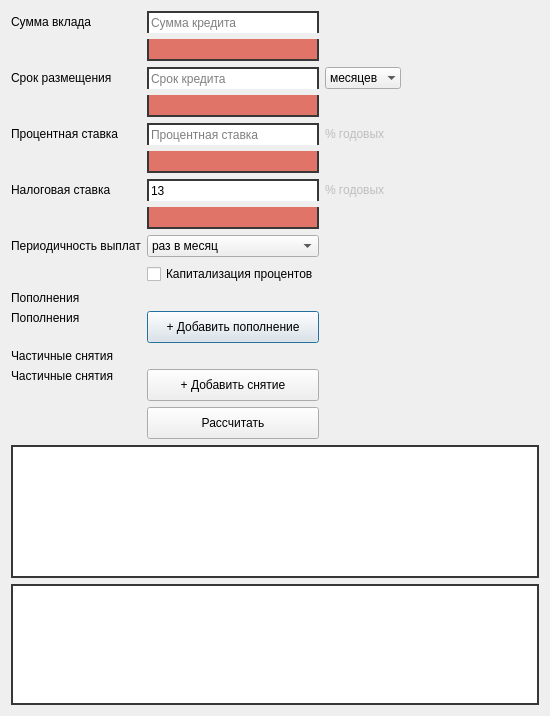
<?xml version="1.0" encoding="UTF-8"?>
<ui version="4.0">
 <class>DepositView</class>
 <widget class="QDialog" name="DepositView">
  <property name="enabled">
   <bool>true</bool>
  </property>
  <property name="geometry">
   <rect>
    <x>0</x>
    <y>0</y>
    <width>550</width>
    <height>716</height>
   </rect>
  </property>
  <property name="minimumSize">
   <size>
    <width>550</width>
    <height>400</height>
   </size>
  </property>
  <property name="windowTitle">
   <string>Dialog</string>
  </property>
  <layout class="QGridLayout" name="gridLayoutView" rowstretch="0,0,0,0,0,0,0,0,0,0,0,0,0,0,0,0,0,0">
   <item row="2" column="1">
    <widget class="QLineEdit" name="line_a">
     <property name="enabled">
      <bool>false</bool>
     </property>
     <property name="minimumSize">
      <size>
       <width>0</width>
       <height>22</height>
      </size>
     </property>
     <property name="styleSheet">
      <string notr="true">QLineEdit {
	font: 13pt &quot;Times New Roman&quot;;
	color: rgb(255, 255, 255);
    background-color: rgb(225, 116, 104);
    border: 2px solid rgb(55, 55, 55);
	border-top: 0px solid rgb(55, 55, 55);
}</string>
     </property>
     <property name="frame">
      <bool>false</bool>
     </property>
    </widget>
   </item>
   <item row="12" column="1">
    <widget class="QPushButton" name="add">
     <property name="minimumSize">
      <size>
       <width>0</width>
       <height>32</height>
      </size>
     </property>
     <property name="text">
      <string>+ Добавить пополнение</string>
     </property>
    </widget>
   </item>
   <item row="15" column="1">
    <widget class="QPushButton" name="calc">
     <property name="minimumSize">
      <size>
       <width>0</width>
       <height>32</height>
      </size>
     </property>
     <property name="text">
      <string>Рассчитать</string>
     </property>
    </widget>
   </item>
   <item row="9" column="0">
    <widget class="QLabel" name="label_freq">
     <property name="minimumSize">
      <size>
       <width>0</width>
       <height>22</height>
      </size>
     </property>
     <property name="text">
      <string>Периодичность выплат</string>
     </property>
    </widget>
   </item>
   <item row="9" column="1">
    <widget class="QComboBox" name="box_freq">
     <property name="minimumSize">
      <size>
       <width>0</width>
       <height>22</height>
      </size>
     </property>
     <property name="maximumSize">
      <size>
       <width>16777215</width>
       <height>22</height>
      </size>
     </property>
     <property name="currentIndex">
      <number>2</number>
     </property>
     <item>
      <property name="text">
       <string>каждый день</string>
      </property>
     </item>
     <item>
      <property name="text">
       <string>каждую неделю</string>
      </property>
     </item>
     <item>
      <property name="text">
       <string>раз в месяц</string>
      </property>
     </item>
     <item>
      <property name="text">
       <string>раз в квартал</string>
      </property>
     </item>
     <item>
      <property name="text">
       <string>раз в полгода</string>
      </property>
     </item>
     <item>
      <property name="text">
       <string>раз в год</string>
      </property>
     </item>
     <item>
      <property name="text">
       <string>в конце срока</string>
      </property>
     </item>
    </widget>
   </item>
   <item row="7" column="2">
    <widget class="QLabel" name="label_tax_p">
     <property name="enabled">
      <bool>false</bool>
     </property>
     <property name="minimumSize">
      <size>
       <width>0</width>
       <height>22</height>
      </size>
     </property>
     <property name="text">
      <string>% годовых</string>
     </property>
    </widget>
   </item>
   <item row="4" column="1">
    <widget class="QLineEdit" name="line_te">
     <property name="enabled">
      <bool>false</bool>
     </property>
     <property name="minimumSize">
      <size>
       <width>0</width>
       <height>22</height>
      </size>
     </property>
     <property name="styleSheet">
      <string notr="true">QLineEdit {
	font: 13pt &quot;Times New Roman&quot;;
	color: rgb(255, 255, 255);
	background-color: rgb(225, 116, 104);
	border: 2px solid rgb(55, 55, 55);
	border-top: 0px solid rgb(55, 55, 55);
}</string>
     </property>
    </widget>
   </item>
   <item row="6" column="1">
    <widget class="QLineEdit" name="line_r">
     <property name="enabled">
      <bool>false</bool>
     </property>
     <property name="minimumSize">
      <size>
       <width>0</width>
       <height>22</height>
      </size>
     </property>
     <property name="styleSheet">
      <string notr="true">QLineEdit {
	font: 13pt &quot;Times New Roman&quot;;
	color: rgb(255, 255, 255);
    background-color: rgb(225, 116, 104);
    border: 2px solid rgb(55, 55, 55);
	border-top: 0px solid rgb(55, 55, 55);
}</string>
     </property>
    </widget>
   </item>
   <item row="10" column="1">
    <widget class="QCheckBox" name="box_cap">
     <property name="minimumSize">
      <size>
       <width>0</width>
       <height>22</height>
      </size>
     </property>
     <property name="text">
      <string>Капитализация процентов</string>
     </property>
    </widget>
   </item>
   <item row="3" column="0">
    <widget class="QLabel" name="label_term">
     <property name="minimumSize">
      <size>
       <width>0</width>
       <height>22</height>
      </size>
     </property>
     <property name="text">
      <string>Срок размещения</string>
     </property>
    </widget>
   </item>
   <item row="7" column="0">
    <widget class="QLabel" name="label_tax">
     <property name="minimumSize">
      <size>
       <width>0</width>
       <height>22</height>
      </size>
     </property>
     <property name="text">
      <string>Налоговая ставка</string>
     </property>
    </widget>
   </item>
   <item row="3" column="1">
    <widget class="QLineEdit" name="line_term">
     <property name="minimumSize">
      <size>
       <width>0</width>
       <height>22</height>
      </size>
     </property>
     <property name="styleSheet">
      <string notr="true">QLineEdit {
	font: 13pt &quot;Times New Roman&quot;;
	color: rgb(0, 0, 0);
	background-color: rgb(255, 255, 255);
	border: 2px solid rgb(55, 55, 55);
	border-bottom: 0px solid rgb(55, 55, 55);
}</string>
     </property>
     <property name="text">
      <string/>
     </property>
     <property name="placeholderText">
      <string>Срок кредита</string>
     </property>
    </widget>
   </item>
   <item row="3" column="3">
    <spacer name="horizontalSpacer">
     <property name="orientation">
      <enum>Qt::Horizontal</enum>
     </property>
     <property name="sizeHint" stdset="0">
      <size>
       <width>20</width>
       <height>20</height>
      </size>
     </property>
    </spacer>
   </item>
   <item row="17" column="0" colspan="4">
    <widget class="QTableWidget" name="table_tax">
     <property name="maximumSize">
      <size>
       <width>16777215</width>
       <height>180</height>
      </size>
     </property>
     <property name="styleSheet">
      <string notr="true">QTableWidget  {
	font: 13pt &quot;Times New Roman&quot;;
	color: rgb(60, 59, 60);
    background-color: rgb(255, 255, 255);
    border: 2px solid rgb(55, 55, 55);
}</string>
     </property>
    </widget>
   </item>
   <item row="5" column="0">
    <widget class="QLabel" name="label_rate">
     <property name="minimumSize">
      <size>
       <width>0</width>
       <height>22</height>
      </size>
     </property>
     <property name="text">
      <string>Процентная ставка</string>
     </property>
    </widget>
   </item>
   <item row="16" column="0" colspan="4">
    <widget class="QTableWidget" name="table_pay">
     <property name="styleSheet">
      <string notr="true">QTableWidget  {
	font: 13pt &quot;Times New Roman&quot;;
	color: rgb(60, 59, 60);
    background-color: rgb(255, 255, 255);
    border: 2px solid rgb(55, 55, 55);
}</string>
     </property>
    </widget>
   </item>
   <item row="8" column="1">
    <widget class="QLineEdit" name="line_ta">
     <property name="enabled">
      <bool>false</bool>
     </property>
     <property name="minimumSize">
      <size>
       <width>0</width>
       <height>22</height>
      </size>
     </property>
     <property name="styleSheet">
      <string notr="true">QLineEdit {
	font: 13pt &quot;Times New Roman&quot;;
	color: rgb(255, 255, 255);
    background-color: rgb(225, 116, 104);
    border: 2px solid rgb(55, 55, 55);
	border-top: 0px solid rgb(55, 55, 55);
}</string>
     </property>
    </widget>
   </item>
   <item row="1" column="1">
    <widget class="QLineEdit" name="line_amount">
     <property name="minimumSize">
      <size>
       <width>0</width>
       <height>22</height>
      </size>
     </property>
     <property name="styleSheet">
      <string notr="true">QLineEdit {
	font: 13pt &quot;Times New Roman&quot;;
	color: rgb(0, 0, 0);
    background-color: rgb(255, 255, 255);
    border: 2px solid rgb(55, 55, 55);
	border-bottom: 0px solid rgb(55, 55, 55);
}</string>
     </property>
     <property name="text">
      <string/>
     </property>
     <property name="frame">
      <bool>false</bool>
     </property>
     <property name="placeholderText">
      <string>Сумма кредита</string>
     </property>
    </widget>
   </item>
   <item row="5" column="1">
    <widget class="QLineEdit" name="line_rate">
     <property name="minimumSize">
      <size>
       <width>0</width>
       <height>22</height>
      </size>
     </property>
     <property name="styleSheet">
      <string notr="true">QLineEdit {
	font: 13pt &quot;Times New Roman&quot;;
	color: rgb(0, 0, 0);
    background-color: rgb(255, 255, 255);
    border: 2px solid rgb(55, 55, 55);
	border-bottom: 0px solid rgb(55, 55, 55);
}</string>
     </property>
     <property name="text">
      <string/>
     </property>
     <property name="placeholderText">
      <string>Процентная ставка</string>
     </property>
    </widget>
   </item>
   <item row="1" column="0">
    <widget class="QLabel" name="label_amount">
     <property name="minimumSize">
      <size>
       <width>0</width>
       <height>22</height>
      </size>
     </property>
     <property name="text">
      <string>Сумма вклада</string>
     </property>
    </widget>
   </item>
   <item row="3" column="2">
    <widget class="QComboBox" name="box_term">
     <property name="enabled">
      <bool>true</bool>
     </property>
     <property name="sizePolicy">
      <sizepolicy hsizetype="Preferred" vsizetype="Fixed">
       <horstretch>0</horstretch>
       <verstretch>0</verstretch>
      </sizepolicy>
     </property>
     <property name="minimumSize">
      <size>
       <width>20</width>
       <height>22</height>
      </size>
     </property>
     <property name="maximumSize">
      <size>
       <width>16777215</width>
       <height>22</height>
      </size>
     </property>
     <property name="currentIndex">
      <number>1</number>
     </property>
     <property name="frame">
      <bool>false</bool>
     </property>
     <item>
      <property name="text">
       <string>дней</string>
      </property>
     </item>
     <item>
      <property name="text">
       <string>месяцев</string>
      </property>
     </item>
     <item>
      <property name="text">
       <string>лет</string>
      </property>
     </item>
    </widget>
   </item>
   <item row="13" column="1" colspan="3">
    <widget class="QScrollArea" name="scroll_drawal">
     <property name="sizePolicy">
      <sizepolicy hsizetype="Expanding" vsizetype="Expanding">
       <horstretch>0</horstretch>
       <verstretch>0</verstretch>
      </sizepolicy>
     </property>
     <property name="minimumSize">
      <size>
       <width>0</width>
       <height>0</height>
      </size>
     </property>
     <property name="maximumSize">
      <size>
       <width>16777215</width>
       <height>0</height>
      </size>
     </property>
     <property name="frameShape">
      <enum>QFrame::NoFrame</enum>
     </property>
     <property name="widgetResizable">
      <bool>true</bool>
     </property>
     <property name="alignment">
      <set>Qt::AlignLeading|Qt::AlignLeft|Qt::AlignTop</set>
     </property>
     <widget class="QWidget" name="sawc_drawal">
      <property name="geometry">
       <rect>
        <x>0</x>
        <y>0</y>
        <width>365</width>
        <height>0</height>
       </rect>
      </property>
      <property name="maximumSize">
       <size>
        <width>16777215</width>
        <height>0</height>
       </size>
      </property>
     </widget>
    </widget>
   </item>
   <item row="14" column="1">
    <widget class="QPushButton" name="drawal">
     <property name="minimumSize">
      <size>
       <width>0</width>
       <height>32</height>
      </size>
     </property>
     <property name="text">
      <string>+ Добавить снятие</string>
     </property>
    </widget>
   </item>
   <item row="5" column="2">
    <widget class="QLabel" name="label_rate_p">
     <property name="enabled">
      <bool>false</bool>
     </property>
     <property name="minimumSize">
      <size>
       <width>0</width>
       <height>22</height>
      </size>
     </property>
     <property name="text">
      <string>% годовых</string>
     </property>
    </widget>
   </item>
   <item row="7" column="1">
    <widget class="QLineEdit" name="line_tax">
     <property name="minimumSize">
      <size>
       <width>0</width>
       <height>22</height>
      </size>
     </property>
     <property name="styleSheet">
      <string notr="true">QLineEdit {
	font: 13pt &quot;Times New Roman&quot;;
	color: rgb(0, 0, 0);
    background-color: rgb(255, 255, 255);
    border: 2px solid rgb(55, 55, 55);
	border-bottom: 0px solid rgb(55, 55, 55);
}</string>
     </property>
     <property name="text">
      <string>13</string>
     </property>
     <property name="placeholderText">
      <string>Налоговая ставка</string>
     </property>
    </widget>
   </item>
   <item row="11" column="1" colspan="3">
    <widget class="QScrollArea" name="scroll_add">
     <property name="sizePolicy">
      <sizepolicy hsizetype="Expanding" vsizetype="Expanding">
       <horstretch>0</horstretch>
       <verstretch>0</verstretch>
      </sizepolicy>
     </property>
     <property name="minimumSize">
      <size>
       <width>0</width>
       <height>0</height>
      </size>
     </property>
     <property name="maximumSize">
      <size>
       <width>16777215</width>
       <height>0</height>
      </size>
     </property>
     <property name="frameShape">
      <enum>QFrame::NoFrame</enum>
     </property>
     <property name="frameShadow">
      <enum>QFrame::Sunken</enum>
     </property>
     <property name="widgetResizable">
      <bool>true</bool>
     </property>
     <property name="alignment">
      <set>Qt::AlignLeading|Qt::AlignLeft|Qt::AlignTop</set>
     </property>
     <widget class="QWidget" name="sawc_add">
      <property name="geometry">
       <rect>
        <x>0</x>
        <y>0</y>
        <width>365</width>
        <height>0</height>
       </rect>
      </property>
      <property name="sizePolicy">
       <sizepolicy hsizetype="Preferred" vsizetype="Preferred">
        <horstretch>0</horstretch>
        <verstretch>0</verstretch>
       </sizepolicy>
      </property>
      <property name="minimumSize">
       <size>
        <width>0</width>
        <height>0</height>
       </size>
      </property>
      <property name="maximumSize">
       <size>
        <width>16777215</width>
        <height>0</height>
       </size>
      </property>
     </widget>
    </widget>
   </item>
   <item row="12" column="0">
    <widget class="QLabel" name="label_1">
     <property name="minimumSize">
      <size>
       <width>0</width>
       <height>22</height>
      </size>
     </property>
     <property name="text">
      <string>Пополнения</string>
     </property>
     <property name="alignment">
      <set>Qt::AlignLeading|Qt::AlignLeft|Qt::AlignTop</set>
     </property>
    </widget>
   </item>
   <item row="14" column="0">
    <widget class="QLabel" name="label_2">
     <property name="sizePolicy">
      <sizepolicy hsizetype="Preferred" vsizetype="Preferred">
       <horstretch>0</horstretch>
       <verstretch>0</verstretch>
      </sizepolicy>
     </property>
     <property name="text">
      <string>Частичные снятия</string>
     </property>
     <property name="alignment">
      <set>Qt::AlignLeading|Qt::AlignLeft|Qt::AlignTop</set>
     </property>
    </widget>
   </item>
   <item row="11" column="0">
    <widget class="QLabel" name="label_1copy">
     <property name="text">
      <string>Пополнения</string>
     </property>
     <property name="alignment">
      <set>Qt::AlignLeading|Qt::AlignLeft|Qt::AlignTop</set>
     </property>
    </widget>
   </item>
   <item row="13" column="0">
    <widget class="QLabel" name="label_2copy">
     <property name="text">
      <string>Частичные снятия</string>
     </property>
     <property name="alignment">
      <set>Qt::AlignLeading|Qt::AlignLeft|Qt::AlignTop</set>
     </property>
    </widget>
   </item>
  </layout>
 </widget>
 <resources/>
 <connections/>
</ui>
